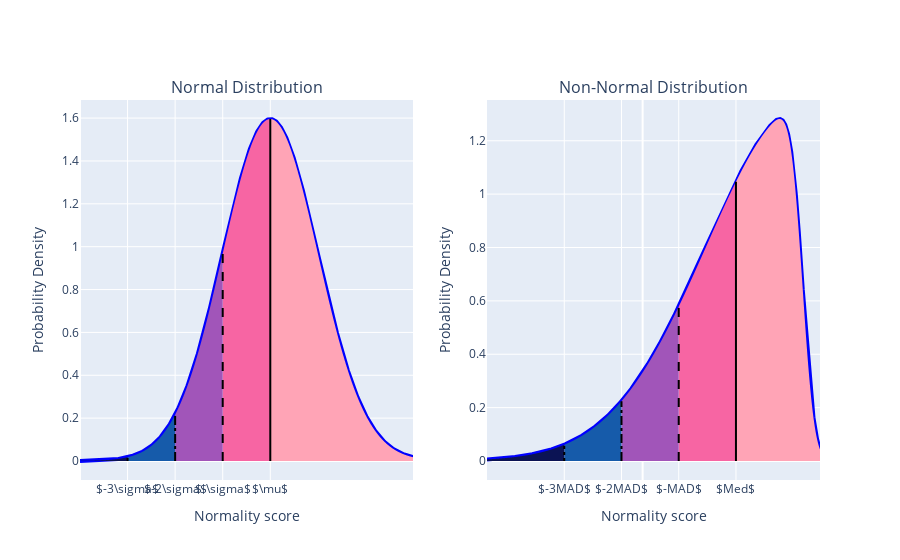

The code cell stored with this chart in its notebook:
### Code cell
import numpy as np
from scipy.stats import skewnorm

import numpy as np
import plotly.graph_objects as go
from plotly.subplots import make_subplots

# Synthesise a normal distribution
mu = 1
sigma = 0.25
lower = mu - 4*sigma
upper = mu + 3*sigma

# Create a figure
fig = make_subplots(rows=1, cols=2, subplot_titles=('Normal Distribution', 'Non-Normal Distribution'))

# Add a normal distribution curve
fig.add_trace(go.Scatter(x=np.linspace(lower, upper, 1000),
                            y=1 / np.sqrt(2 * np.pi * sigma**2) * np.exp(- (np.linspace(lower, upper, 1000) - mu)**2 / (2 * sigma**2)),
                            mode='lines',
                            line=dict(color='rgb(0, 0, 255)', width=4),
                            name='Normal Distribution'),
                row=1, col=1)

palette = ['#FFA4B6', '#F765A3', '#A155B9', '#165BAA', '#0B1354']
boundaries = [upper, mu, mu-sigma, mu-2*sigma, mu-3*sigma, lower]

for i in range(5):
    begin = boundaries[i]
    end = boundaries[i+1]
    fig.add_trace(go.Scatter(x=np.linspace(begin, end, 1000),
                                y=1 / np.sqrt(2 * np.pi * sigma**2) * np.exp(- (np.linspace(begin, end, 1000) - mu)**2 / (2 * sigma**2)),
                                fill='tozeroy',  mode='none', name='Normal Distribution',
                                fillcolor=palette[i]),
                row=1, col=1)


line_types = ['solid', 'dash', 'dashdot', 'dot', 'longdashdot']

for i in range(4):
    fig.add_trace(go.Scatter(x=[mu - i*sigma, mu - i*sigma],
                                y=[0, 1 / np.sqrt(2 * np.pi * sigma**2) * np.exp(- (mu - i*sigma - mu)**2 / (2 * sigma**2))],
                                mode='lines',
                                line=dict(color='rgb(0, 0, 0)', width=2, dash=line_types[i]),
                                name='Normal Distribution'),
                row=1, col=1)


# Set x ticks as the mean and -sigma, -2sigma, -3sigma
fig.update_xaxes(tickvals=[mu, mu - sigma, mu - 2*sigma, mu - 3*sigma],
                 ticktext=['$\mu$', '$-\sigma$', '$-2\sigma$', '$-3\sigma$'],
                 tickangle=0,
                 title_text='Normality score',
                row=1, col=1)

# Ylabel
fig.update_yaxes(title_text='Probability Density',
                row=1, col=1)

fig.update_layout(showlegend=False)

# Define the skewness, mean, and standard deviation
skewness = -10  # Negative value for left skewness
mean = 1
std_dev = 0.6

# Generate the skewed normal distribution
x = np.linspace(skewnorm.ppf(0.001, skewness, loc=mean, scale=std_dev),
                skewnorm.ppf(0.999, skewness, loc=mean, scale=std_dev), 10000)
pdf = skewnorm.pdf(x, skewness, loc=mean, scale=std_dev)

# Simulate data to the distribution
data = skewnorm.rvs(skewness, loc=mean, scale=std_dev, size=10000)


median = np.median(data)
mad = 1.48* np.median(np.abs(data - median))
robust_z_scores = (x - median) / mad


# Add distribution curve
fig.add_trace(go.Scatter(x=x, y=pdf, mode='lines', line=dict(color='rgb(0, 0, 255)', width=4
                                                             ), name='Skewed Normal Distribution'),
                row=1, col=2)

boundaries = [np.max(x), median, median-mad, median-2*mad, median-3*mad, np.min(x)]

for i in range(5):
    begin = boundaries[i]
    end = boundaries[i+1]
    fig.add_trace(go.Scatter(x=x[(x <= begin) & (x >= end)], y=pdf[(x <= begin) & (x >= end)], fill='tozeroy',  mode='none', name='Skewed Normal Distribution',
                                fillcolor=palette[i]),
                row=1, col=2)



line_types = ['solid', 'dash', 'dashdot', 'dot', 'longdashdot']

for i in range(4):
    fig.add_trace(go.Scatter(x=[median - i* mad, median - i*mad],
                                y=[0, skewnorm.pdf(median - i*mad, skewness, loc=mean, scale=std_dev)],
                                mode='lines',
                                line=dict(color='rgb(0, 0, 0)', width=2, dash=line_types[i]),
                                name='-MAD'),
                    row=1, col=2)


fig.update_xaxes(tickvals=[median, median - mad, median - 2*mad, median - 3*mad],
                    ticktext=['$Med$', '$-MAD$', '$-2MAD$', '$-3MAD$'],
                    tickangle=0,
                    title_text='Normality score',
                row=1, col=2)

# Ylabel
fig.update_yaxes(title_text='Probability Density',
                row=1, col=2)


# Shade the area under the curve
fig.show()

fig.write_image("normality.png", width=1200, height=400, scale=5)

### Figure 1 — Plotly figure (JSON) as saved in the notebook; plotly's stock layout.template omitted (floating-point values rounded to 4 significant figures; data arrays with more than 128 entries replaced by an {"elided": "..."} marker saying what was removed)
{"data": [{"line": {"color": "rgb(0, 0, 255)", "width": 4}, "mode": "lines", "name": "Normal Distribution", "type": "scatter", "x": {"elided": "1000 float values"}, "xaxis": "x", "y": {"elided": "1000 float values"}, "yaxis": "y"}, {"fill": "tozeroy", "fillcolor": "#FFA4B6", "mode": "none", "name": "Normal Distribution", "type": "scatter", "x": {"elided": "1000 float values"}, "xaxis": "x", "y": {"elided": "1000 float values"}, "yaxis": "y"}, {"fill": "tozeroy", "fillcolor": "#F765A3", "mode": "none", "name": "Normal Distribution", "type": "scatter", "x": {"elided": "1000 float values"}, "xaxis": "x", "y": {"elided": "1000 float values"}, "yaxis": "y"}, {"fill": "tozeroy", "fillcolor": "#A155B9", "mode": "none", "name": "Normal Distribution", "type": "scatter", "x": {"elided": "1000 float values"}, "xaxis": "x", "y": {"elided": "1000 float values"}, "yaxis": "y"}, {"fill": "tozeroy", "fillcolor": "#165BAA", "mode": "none", "name": "Normal Distribution", "type": "scatter", "x": {"elided": "1000 float values"}, "xaxis": "x", "y": {"elided": "1000 float values"}, "yaxis": "y"}, {"fill": "tozeroy", "fillcolor": "#0B1354", "mode": "none", "name": "Normal Distribution", "type": "scatter", "x": {"elided": "1000 float values"}, "xaxis": "x", "y": {"elided": "1000 float values"}, "yaxis": "y"}, {"line": {"color": "rgb(0, 0, 0)", "dash": "solid", "width": 2}, "mode": "lines", "name": "Normal Distribution", "type": "scatter", "x": [1, 1], "xaxis": "x", "y": [0, 1.596], "yaxis": "y"}, {"line": {"color": "rgb(0, 0, 0)", "dash": "dash", "width": 2}, "mode": "lines", "name": "Normal Distribution", "type": "scatter", "x": [0.75, 0.75], "xaxis": "x", "y": [0, 0.9679], "yaxis": "y"}, {"line": {"color": "rgb(0, 0, 0)", "dash": "dashdot", "width": 2}, "mode": "lines", "name": "Normal Distribution", "type": "scatter", "x": [0.5, 0.5], "xaxis": "x", "y": [0, 0.216], "yaxis": "y"}, {"line": {"color": "rgb(0, 0, 0)", "dash": "dot", "width": 2}, "mode": "lines", "name": "Normal Distribution", "type": "scatter", "x": [0.25, 0.25], "xaxis": "x", "y": [0, 0.01773], "yaxis": "y"}, {"line": {"color": "rgb(0, 0, 255)", "width": 4}, "mode": "lines", "name": "Skewed Normal Distribution", "type": "scatter", "x": {"elided": "10000 float values"}, "xaxis": "x2", "y": {"elided": "10000 float values"}, "yaxis": "y2"}, {"fill": "tozeroy", "fillcolor": "#FFA4B6", "mode": "none", "name": "Skewed Normal Distribution", "type": "scatter", "x": {"elided": "2524 float values"}, "xaxis": "x2", "y": {"elided": "2524 float values"}, "yaxis": "y2"}, {"fill": "tozeroy", "fillcolor": "#F765A3", "mode": "none", "name": "Skewed Normal Distribution", "type": "scatter", "x": {"elided": "1719 float values"}, "xaxis": "x2", "y": {"elided": "1719 float values"}, "yaxis": "y2"}, {"fill": "tozeroy", "fillcolor": "#A155B9", "mode": "none", "name": "Skewed Normal Distribution", "type": "scatter", "x": {"elided": "1718 float values"}, "xaxis": "x2", "y": {"elided": "1718 float values"}, "yaxis": "y2"}, {"fill": "tozeroy", "fillcolor": "#165BAA", "mode": "none", "name": "Skewed Normal Distribution", "type": "scatter", "x": {"elided": "1719 float values"}, "xaxis": "x2", "y": {"elided": "1719 float values"}, "yaxis": "y2"}, {"fill": "tozeroy", "fillcolor": "#0B1354", "mode": "none", "name": "Skewed Normal Distribution", "type": "scatter", "x": {"elided": "2320 float values"}, "xaxis": "x2", "y": {"elided": "2320 float values"}, "yaxis": "y2"}, {"line": {"color": "rgb(0, 0, 0)", "dash": "solid", "width": 2}, "mode": "lines", "name": "-MAD", "type": "scatter", "x": [0.5844, 0.5844], "xaxis": "x2", "y": [0, 1.046], "yaxis": "y2"}, {"line": {"color": "rgb(0, 0, 0)", "dash": "dash", "width": 2}, "mode": "lines", "name": "-MAD", "type": "scatter", "x": [0.226, 0.226], "xaxis": "x2", "y": [0, 0.5787], "yaxis": "y2"}, {"line": {"color": "rgb(0, 0, 0)", "dash": "dashdot", "width": 2}, "mode": "lines", "name": "-MAD", "type": "scatter", "x": [-0.1323, -0.1323], "xaxis": "x2", "y": [0, 0.2241], "yaxis": "y2"}, {"line": {"color": "rgb(0, 0, 0)", "dash": "dot", "width": 2}, "mode": "lines", "name": "-MAD", "type": "scatter", "x": [-0.4907, -0.4907], "xaxis": "x2", "y": [0, 0.06074], "yaxis": "y2"}], "layout": {"annotations": [{"font": {"size": 16}, "showarrow": false, "text": "Normal Distribution", "x": 0.225, "xanchor": "center", "xref": "paper", "y": 1, "yanchor": "bottom", "yref": "paper"}, {"font": {"size": 16}, "showarrow": false, "text": "Non-Normal Distribution", "x": 0.775, "xanchor": "center", "xref": "paper", "y": 1, "yanchor": "bottom", "yref": "paper"}], "showlegend": false, "xaxis": {"anchor": "y", "domain": [0, 0.45], "tickangle": 0, "ticktext": ["$\\mu$", "$-\\sigma$", "$-2\\sigma$", "$-3\\sigma$"], "tickvals": [1, 0.75, 0.5, 0.25], "title": {"text": "Normality score"}}, "xaxis2": {"anchor": "y2", "domain": [0.55, 1], "tickangle": 0, "ticktext": ["$Med$", "$-MAD$", "$-2MAD$", "$-3MAD$"], "tickvals": [0.5844, 0.226, -0.1323, -0.4907], "title": {"text": "Normality score"}}, "yaxis": {"anchor": "x", "domain": [0, 1], "title": {"text": "Probability Density"}}, "yaxis2": {"anchor": "x2", "domain": [0, 1], "title": {"text": "Probability Density"}}}}
